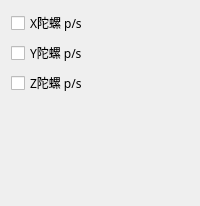
             <widget class="QWidget" name="page_15">
              <layout class="QGridLayout" name="gridLayout_33">
               <item row="2" column="0">
                <widget class="QCheckBox" name="checkBox_44">
                 <property name="font">
                  <font>
                   <family>微软雅黑</family>
                  </font>
                 </property>
                 <property name="text">
                  <string>Z陀螺 p/s</string>
                 </property>
                </widget>
               </item>
               <item row="3" column="0">
                <spacer name="verticalSpacer_16">
                 <property name="orientation">
                  <enum>Qt::Vertical</enum>
                 </property>
                 <property name="sizeHint" stdset="0">
                  <size>
                   <width>20</width>
                   <height>100</height>
                  </size>
                 </property>
                </spacer>
               </item>
               <item row="0" column="0">
                <widget class="QCheckBox" name="checkBox_45">
                 <property name="font">
                  <font>
                   <family>微软雅黑</family>
                  </font>
                 </property>
                 <property name="text">
                  <string>X陀螺 p/s</string>
                 </property>
                </widget>
               </item>
               <item row="1" column="0">
                <widget class="QCheckBox" name="checkBox_46">
                 <property name="font">
                  <font>
                   <family>微软雅黑</family>
                  </font>
                 </property>
                 <property name="text">
                  <string>Y陀螺 p/s</string>
                 </property>
                </widget>
               </item>
              </layout>
             </widget>
